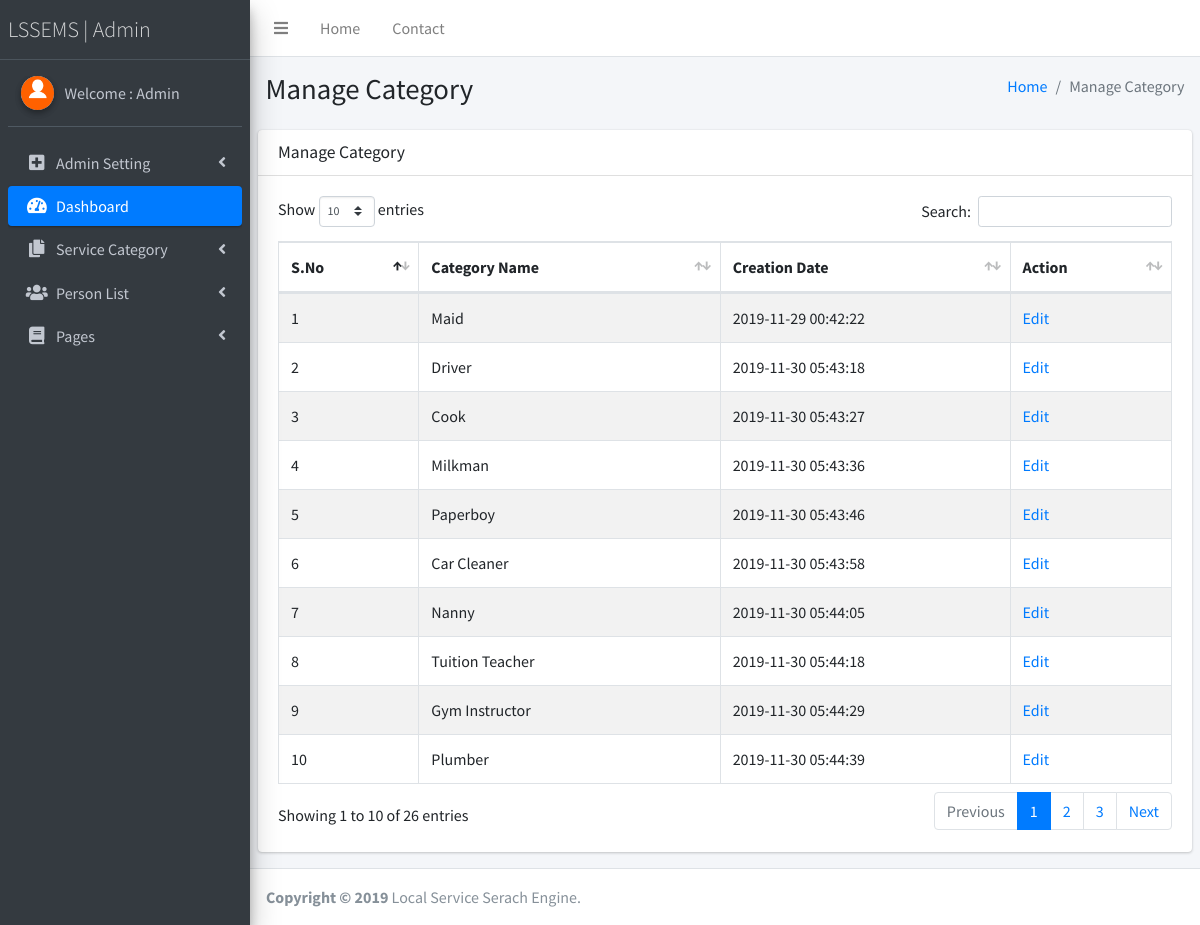
Page /lssems/admin/manage-category.php (signed in) on the committed database.
### tables this page shows
CREATE TABLE `tblcategory` (
  `ID` int(10) NOT NULL,
  `Category` varchar(100) DEFAULT NULL,
  `CreationDate` timestamp NULL DEFAULT current_timestamp()
);

### lssems/admin/manage-category.php (the view, shortened to what this page needs)
<?php
if (strlen($_SESSION['lssemsaid']==0)) {
  header('location:logout.php');
  } else{
  ?>
<!DOCTYPE html>
<html>
<head>
  <link rel="stylesheet" href="plugins/fontawesome-free/css/all.min.css">
  <link rel="stylesheet" href="https://code.ionicframework.com/ionicons/2.0.1/css/ionicons.min.css">
  <link rel="stylesheet" href="plugins/datatables-bs4/css/dataTables.bootstrap4.css">
  <link rel="stylesheet" href="dist/css/adminlte.min.css">
</head>
<body class="hold-transition sidebar-mini">
<div class="wrapper">
  <?php include_once('includes/header.php');?>
<?php include_once('includes/sidebar.php');?>
  <div class="content-wrapper">
    <section class="content-header">
      <div class="container-fluid">
        <div class="row mb-2">
          <div class="col-sm-6">
            <h1>Manage Category</h1>
          </div>
          <div class="col-sm-6">
            <ol class="breadcrumb float-sm-right">
              <li class="breadcrumb-item"><a href="dashboard.php">Home</a></li>
              <li class="breadcrumb-item active">Manage Category</li>
            </ol>
          </div>
        </div>
      </div>
    </section>
    <section class="content">
      <div class="row">
        <div class="col-12">
          <div class="card">
            <div class="card-header">
              <h3 class="card-title">Manage Category</h3>
            </div>
            <div class="card-body">
              <table id="example1" class="table table-bordered table-striped">
                <thead>
                <tr>
                  <th>S.No</th>
                  <th>Category Name</th>
                  <th>Creation Date</th>
                  <th>Action</th>
                </tr>
                </thead>
                 <?php
$sql="SELECT * from tblcategory";
$query = $dbh -> prepare($sql);
$query->execute();
$results=$query->fetchAll(PDO::FETCH_OBJ);
$cnt=1;
if($query->rowCount() > 0)
{
foreach($results as $row)
{               ?>
                <tr>
                  <td><?php echo htmlentities($cnt);?></td>
                  <td><?php  echo htmlentities($row->Category);?>
                  </td>
                  <td><?php  echo htmlentities($row->CreationDate);?></td>
                  <td> <a href="edit-category-detail.php?editid=<?php echo htmlentities ($row->ID);?>">Edit</a></td>
                </tr>
                <?php $cnt=$cnt+1;}} ?>
              </table>
            </div>
          </div>
        </div>
      </div>
    </section>
  </div>
 <?php include_once('includes/footer.php');?>
</div>
</body>
</html>
<?php }  ?>

### lssems/admin/includes/sidebar.php (shortened to what this page needs)
  <aside class="main-sidebar sidebar-dark-primary elevation-4">
    <a href="dashboard.php" class="brand-link" style="font-weight:bold; font-size:22px;">
      <span class="brand-text font-weight-light">LSSEMS | Admin</span>
    </a>
    <div class="sidebar">
      <div class="user-panel mt-3 pb-3 mb-3 d-flex">
        <div class="image">
          <img src="dist/img/download.png" class="img-circle elevation-2" alt="User Image">
        </div>
        <div class="info">
<?php
$aid=$_SESSION['lssemsaid'];
$sql="SELECT AdminName from  tbladmin where ID=:aid";
$query = $dbh -> prepare($sql);
$query->bindParam(':aid',$aid,PDO::PARAM_STR);
$query->execute();
$results=$query->fetchAll(PDO::FETCH_OBJ);
$cnt=1;
if($query->rowCount() > 0)
{
foreach($results as $row)
{               ?>
          <a href="admin-profile.php" class="d-block">Welcome : <?php  echo $row->AdminName;?></a>
          <?php $cnt=$cnt+1;}} ?>
        </div>
      </div>
      <nav class="mt-2">
        <ul class="nav nav-pills nav-sidebar flex-column" data-widget="treeview" role="menu" data-accordion="false">
            <li class="nav-item has-treeview">
            <a href="#" class="nav-link">
              <i class="nav-icon fas fa-plus-square"></i>
              <p>
                Admin Setting
                <i class="fas fa-angle-left right"></i>
              </p>
            </a>
          </li>
          <li class="nav-item has-treeview menu-open">
            <a href="dashboard.php" class="nav-link active">
              <i class="nav-icon fas fa-tachometer-alt"></i>
              <p>
                Dashboard
               </p>
            </a>
          </li>
          <li class="nav-item has-treeview">
            <a href="#" class="nav-link">
              <i class="nav-icon fas fa-copy"></i>
              <p>
                Service Category
                <i class="fas fa-angle-left right"></i>
              </p>
            </a>
          </li>
          <li class="nav-item has-treeview">
            <a href="#" class="nav-link">
              <i class="nav-icon fas fa-users"></i>
              <p>
                Person List
                <i class="right fas fa-angle-left"></i>
              </p>
            </a>
          </li>
          <li class="nav-item has-treeview">
            <a href="#" class="nav-link">
              <i class="nav-icon fas fa-book"></i>
              <p>
                Pages
                <i class="fas fa-angle-left right"></i>
              </p>
            </a>
          </li>
        </ul>
      </nav>
    </div>
  </aside>

### rows in the picture
tblcategory: Category "Maid", CreationDate "2019-11-29 00:42:22"
tblcategory: Category "Driver", CreationDate "2019-11-30 05:43:18"
tblcategory: Category "Cook", CreationDate "2019-11-30 05:43:27"
tblcategory: Category "Milkman", CreationDate "2019-11-30 05:43:36"
tblcategory: Category "Paperboy", CreationDate "2019-11-30 05:43:46"
tblcategory: Category "Car Cleaner", CreationDate "2019-11-30 05:43:58"
tblcategory: Category "Nanny", CreationDate "2019-11-30 05:44:05"
tblcategory: Category "Tuition Teacher", CreationDate "2019-11-30 05:44:18"
tblcategory: Category "Gym Instructor", CreationDate "2019-11-30 05:44:29"
tblcategory: Category "Plumber", CreationDate "2019-11-30 05:44:39"

### other values in the picture
$row->AdminName "Admin"
